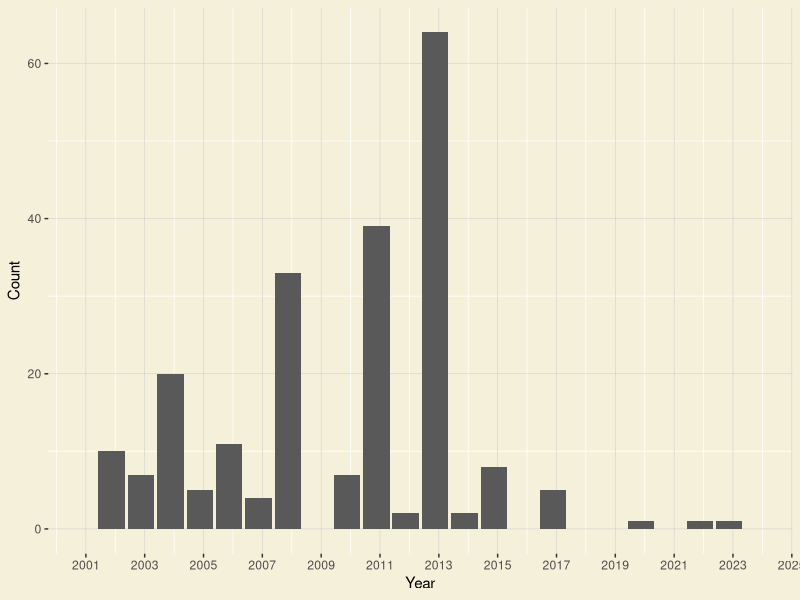
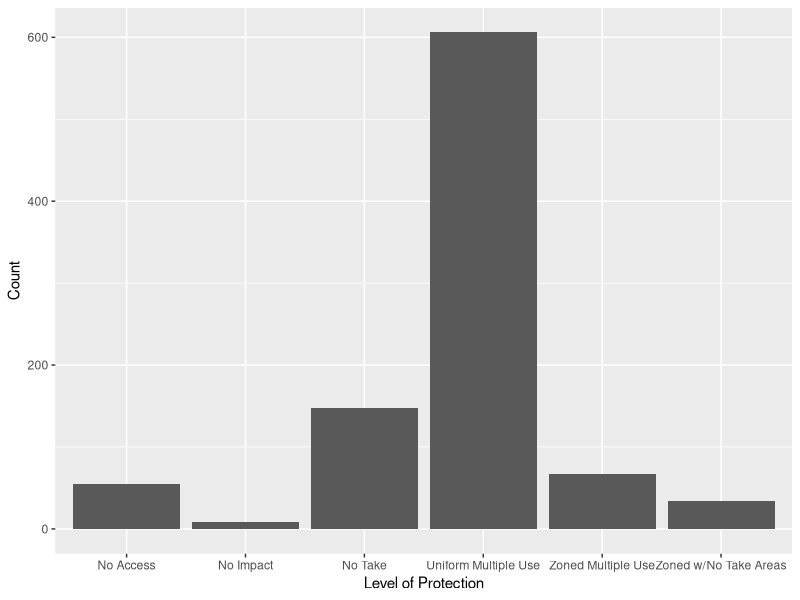
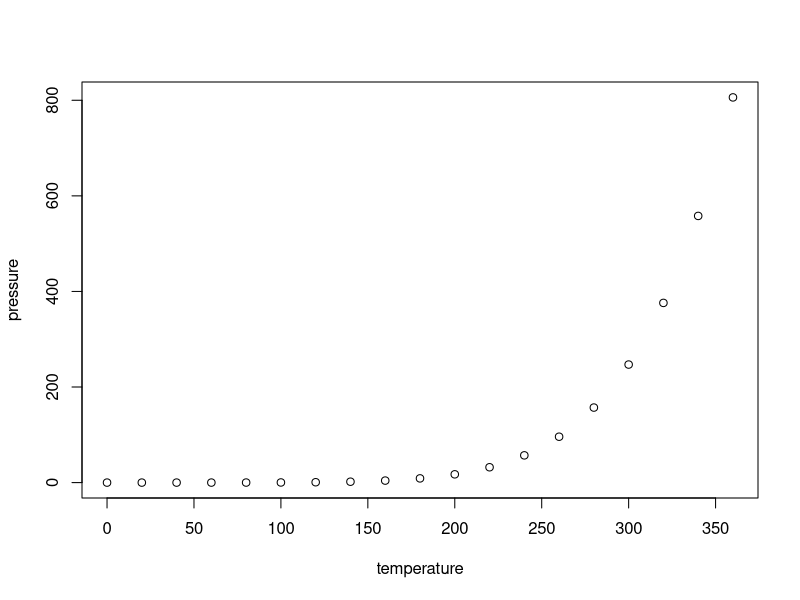

Generate these figures, in order, with R:
## ---- chunk 1
library(here)
library(tidyverse)
library(lubridate)
library(dplyr)
library(ggplot2)
here()

my_theme <-
  theme(
      plot.background = element_rect(fill = "#f5f0d9", color = NA),
      panel.background = element_rect(fill = "#f5f0d9", color = NA),
      legend.background = element_rect(fill = "#f5f0d9", color = NA),
      panel.grid.major =  element_line(color = "#d0d0d0", linewidth = .2),
      legend.position="top")


      


MPA.data <- read.csv(here('DataRaw/NOAA_Marine_Protected_Areas_Inventory_2023.csv'),
                     stringsAsFactors = TRUE, 
                     colClasses = c('Year.Established' = 'factor'))

MPA.data.clean <- MPA.data %>%
  select(OBJECTID, Site.Name, State, Level.of.Protection, Management.Plan, Year.Established, Marine.Status, Area..km2., Marine.Area..km2., Percent.Area.Marine, No.Take.Area..km2., Longitude, Latitude) %>% 
  filter(Year.Established != 0)

MPA.data.clean$Year.Established <- as.Date(MPA.data.clean$Year.Established, format = '%Y')

colnames(MPA.data.clean)[8] <- "Area"
colnames(MPA.data.clean)[9] <- "Marine.Area"
colnames(MPA.data.clean)[11] <- "No.Take.Area"
  
Clean.plot <- 
  ggplot(MPA.data.clean) +
  geom_bar(aes(x=Year.Established)) +
  scale_x_date(date_breaks = "2 years", date_labels = "%Y", limits = as.Date(c("2000-11-15", "2023-11-15"))) +
  labs(x = "Year", y = "Count") + my_theme
print(Clean.plot)


NoTake <- MPA.data.clean %>% 
  filter(No.Take.Area != 0)

PartialNoTake <- NoTake %>% 
  filter(Area != No.Take.Area)

LevelofProtection <- ggplot(MPA.data.clean) +
  geom_bar(aes(x=Level.of.Protection)) +
  labs(x = "Level of Protection",
       y = "Count") +
  theme(element_text(angle = 45))
print(LevelofProtection)
  

unique(MPA.data.clean$Level.of.Protection)


## ---- chunk 2
summary(cars)
## ---- chunk 3
plot(pressure)
